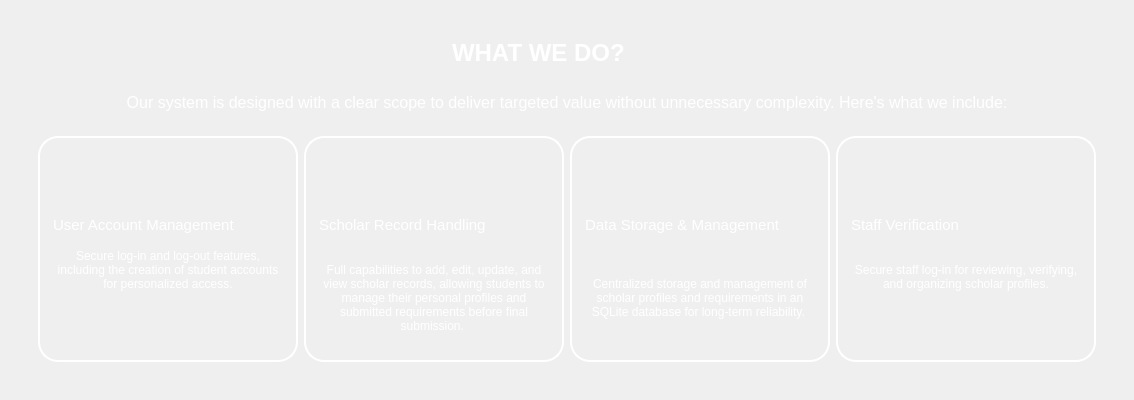
                <widget class="QWidget" name="widget_56" native="true">
                 <property name="minimumSize">
                  <size>
                   <width>0</width>
                   <height>400</height>
                  </size>
                 </property>
                 <property name="styleSheet">
                  <string notr="true">#widget_56 {
background-color: rgb(106, 198, 107);
}</string>
                 </property>
                 <layout class="QVBoxLayout" name="verticalLayout_67">
                  <item>
                   <widget class="QWidget" name="widget_66" native="true">
                    <layout class="QHBoxLayout" name="horizontalLayout_37">
                     <item>
                      <widget class="QWidget" name="widget_60" native="true">
                       <layout class="QVBoxLayout" name="verticalLayout_66">
                        <item>
                         <widget class="QWidget" name="widget_67" native="true">
                          <layout class="QHBoxLayout" name="horizontalLayout_38">
                           <item>
                            <widget class="QLabel" name="label_81">
                             <property name="minimumSize">
                              <size>
                               <width>230</width>
                               <height>30</height>
                              </size>
                             </property>
                             <property name="maximumSize">
                              <size>
                               <width>230</width>
                               <height>30</height>
                              </size>
                             </property>
                             <property name="font">
                              <font>
                               <pointsize>18</pointsize>
                               <weight>75</weight>
                               <bold>true</bold>
                              </font>
                             </property>
                             <property name="styleSheet">
                              <string notr="true">color: rgb(255, 255, 255);</string>
                             </property>
                             <property name="text">
                              <string>WHAT WE DO?</string>
                             </property>
                            </widget>
                           </item>
                          </layout>
                         </widget>
                        </item>
                        <item>
                         <widget class="QLabel" name="label_82">
                          <property name="font">
                           <font>
                            <pointsize>12</pointsize>
                           </font>
                          </property>
                          <property name="styleSheet">
                           <string notr="true">color: rgb(255, 255, 255);</string>
                          </property>
                          <property name="text">
                           <string>Our system is designed with a clear scope to deliver targeted value without unnecessary complexity. Here's what we include:</string>
                          </property>
                          <property name="alignment">
                           <set>Qt::AlignCenter</set>
                          </property>
                          <property name="wordWrap">
                           <bool>true</bool>
                          </property>
                         </widget>
                        </item>
                        <item>
                         <widget class="QWidget" name="widget_61" native="true">
                          <layout class="QHBoxLayout" name="horizontalLayout_36">
                           <item>
                            <widget class="QWidget" name="widget_62" native="true">
                             <property name="minimumSize">
                              <size>
                               <width>240</width>
                               <height>210</height>
                              </size>
                             </property>
                             <property name="maximumSize">
                              <size>
                               <width>260</width>
                               <height>230</height>
                              </size>
                             </property>
                             <property name="styleSheet">
                              <string notr="true">QWidget{
color:white;
border: 2px solid white;
border-radius: 20px;
}

QLabel {
color:white;
border: none;
}</string>
                             </property>
                             <layout class="QVBoxLayout" name="verticalLayout_62">
                              <property name="spacing">
                               <number>9</number>
                              </property>
                              <property name="leftMargin">
                               <number>15</number>
                              </property>
                              <property name="topMargin">
                               <number>15</number>
                              </property>
                              <property name="rightMargin">
                               <number>15</number>
                              </property>
                              <property name="bottomMargin">
                               <number>15</number>
                              </property>
                              <item>
                               <widget class="QLabel" name="label_83">
                                <property name="minimumSize">
                                 <size>
                                  <width>50</width>
                                  <height>50</height>
                                 </size>
                                </property>
                                <property name="maximumSize">
                                 <size>
                                  <width>50</width>
                                  <height>50</height>
                                 </size>
                                </property>
                                <property name="text">
                                 <string/>
                                </property>
                                <property name="pixmap">
                                 <pixmap resource="res.qrc">:/images/users-alt.png</pixmap>
                                </property>
                                <property name="scaledContents">
                                 <bool>true</bool>
                                </property>
                               </widget>
                              </item>
                              <item>
                               <widget class="QLabel" name="label_85">
                                <property name="minimumSize">
                                 <size>
                                  <width>230</width>
                                  <height>30</height>
                                 </size>
                                </property>
                                <property name="maximumSize">
                                 <size>
                                  <width>230</width>
                                  <height>30</height>
                                 </size>
                                </property>
                                <property name="font">
                                 <font>
                                  <pointsize>11</pointsize>
                                  <weight>50</weight>
                                  <bold>false</bold>
                                 </font>
                                </property>
                                <property name="text">
                                 <string>User Account Management</string>
                                </property>
                                <property name="wordWrap">
                                 <bool>true</bool>
                                </property>
                               </widget>
                              </item>
                              <item>
                               <widget class="QLabel" name="label_84">
                                <property name="font">
                                 <font>
                                  <pointsize>9</pointsize>
                                 </font>
                                </property>
                                <property name="text">
                                 <string>Secure log-in and log-out features, including the creation of student accounts for personalized access.  


 
</string>
                                </property>
                                <property name="alignment">
                                 <set>Qt::AlignCenter</set>
                                </property>
                                <property name="wordWrap">
                                 <bool>true</bool>
                                </property>
                               </widget>
                              </item>
                             </layout>
                            </widget>
                           </item>
                           <item>
                            <widget class="QWidget" name="widget_63" native="true">
                             <property name="minimumSize">
                              <size>
                               <width>240</width>
                               <height>210</height>
                              </size>
                             </property>
                             <property name="maximumSize">
                              <size>
                               <width>260</width>
                               <height>230</height>
                              </size>
                             </property>
                             <property name="styleSheet">
                              <string notr="true">QWidget{
color:white;
border: 2px solid white;
border-radius: 20px;
}

QLabel {
color:white;
border: none;
}</string>
                             </property>
                             <layout class="QVBoxLayout" name="verticalLayout_63">
                              <property name="spacing">
                               <number>9</number>
                              </property>
                              <property name="leftMargin">
                               <number>15</number>
                              </property>
                              <property name="topMargin">
                               <number>15</number>
                              </property>
                              <property name="rightMargin">
                               <number>15</number>
                              </property>
                              <property name="bottomMargin">
                               <number>15</number>
                              </property>
                              <item>
                               <widget class="QLabel" name="label_86">
                                <property name="minimumSize">
                                 <size>
                                  <width>50</width>
                                  <height>50</height>
                                 </size>
                                </property>
                                <property name="maximumSize">
                                 <size>
                                  <width>50</width>
                                  <height>50</height>
                                 </size>
                                </property>
                                <property name="text">
                                 <string/>
                                </property>
                                <property name="pixmap">
                                 <pixmap resource="res.qrc">:/images/student (2).png</pixmap>
                                </property>
                                <property name="scaledContents">
                                 <bool>true</bool>
                                </property>
                               </widget>
                              </item>
                              <item>
                               <widget class="QLabel" name="label_87">
                                <property name="minimumSize">
                                 <size>
                                  <width>230</width>
                                  <height>30</height>
                                 </size>
                                </property>
                                <property name="maximumSize">
                                 <size>
                                  <width>230</width>
                                  <height>30</height>
                                 </size>
                                </property>
                                <property name="font">
                                 <font>
                                  <pointsize>11</pointsize>
                                  <weight>50</weight>
                                  <bold>false</bold>
                                 </font>
                                </property>
                                <property name="text">
                                 <string>Scholar Record Handling</string>
                                </property>
                                <property name="wordWrap">
                                 <bool>true</bool>
                                </property>
                               </widget>
                              </item>
                              <item>
                               <widget class="QLabel" name="label_88">
                                <property name="font">
                                 <font>
                                  <pointsize>9</pointsize>
                                 </font>
                                </property>
                                <property name="text">
                                 <string>Full capabilities to add, edit, update, and view scholar records, allowing students to manage their personal profiles and submitted requirements before final submission. </string>
                                </property>
                                <property name="alignment">
                                 <set>Qt::AlignCenter</set>
                                </property>
                                <property name="wordWrap">
                                 <bool>true</bool>
                                </property>
                               </widget>
                              </item>
                             </layout>
                            </widget>
                           </item>
                           <item>
                            <widget class="QWidget" name="widget_64" native="true">
                             <property name="minimumSize">
                              <size>
                               <width>240</width>
                               <height>210</height>
                              </size>
                             </property>
                             <property name="maximumSize">
                              <size>
                               <width>260</width>
                               <height>230</height>
                              </size>
                             </property>
                             <property name="styleSheet">
                              <string notr="true">QWidget{
color:white;
border: 2px solid white;
border-radius: 20px;
}

QLabel {
color:white;
border: none;
}</string>
                             </property>
                             <layout class="QVBoxLayout" name="verticalLayout_64">
                              <property name="spacing">
                               <number>9</number>
                              </property>
                              <property name="leftMargin">
                               <number>15</number>
                              </property>
                              <property name="topMargin">
                               <number>15</number>
                              </property>
                              <property name="rightMargin">
                               <number>15</number>
                              </property>
                              <property name="bottomMargin">
                               <number>15</number>
                              </property>
                              <item>
                               <widget class="QLabel" name="label_89">
                                <property name="minimumSize">
                                 <size>
                                  <width>50</width>
                                  <height>50</height>
                                 </size>
                                </property>
                                <property name="maximumSize">
                                 <size>
                                  <width>50</width>
                                  <height>50</height>
                                 </size>
                                </property>
                                <property name="text">
                                 <string/>
                                </property>
                                <property name="pixmap">
                                 <pixmap resource="res.qrc">:/images/notes.png</pixmap>
                                </property>
                                <property name="scaledContents">
                                 <bool>true</bool>
                                </property>
                               </widget>
                              </item>
                              <item>
                               <widget class="QLabel" name="label_90">
                                <property name="minimumSize">
                                 <size>
                                  <width>230</width>
                                  <height>30</height>
                                 </size>
                                </property>
                                <property name="maximumSize">
                                 <size>
                                  <width>230</width>
                                  <height>30</height>
                                 </size>
                                </property>
                                <property name="font">
                                 <font>
                                  <pointsize>11</pointsize>
                                  <weight>50</weight>
                                  <bold>false</bold>
                                 </font>
                                </property>
                                <property name="text">
                                 <string>Data Storage &amp; Management</string>
                                </property>
                                <property name="wordWrap">
                                 <bool>true</bool>
                                </property>
                               </widget>
                              </item>
                              <item>
                               <widget class="QLabel" name="label_91">
                                <property name="font">
                                 <font>
                                  <pointsize>9</pointsize>
                                 </font>
                                </property>
                                <property name="text">
                                 <string>Centralized storage and management of scholar profiles and requirements in an SQLite database for long-term reliability. </string>
                                </property>
                                <property name="alignment">
                                 <set>Qt::AlignCenter</set>
                                </property>
                                <property name="wordWrap">
                                 <bool>true</bool>
                                </property>
                               </widget>
                              </item>
                             </layout>
                            </widget>
                           </item>
                           <item>
                            <widget class="QWidget" name="widget_65" native="true">
                             <property name="minimumSize">
                              <size>
                               <width>240</width>
                               <height>210</height>
                              </size>
                             </property>
                             <property name="maximumSize">
                              <size>
                               <width>260</width>
                               <height>230</height>
                              </size>
                             </property>
                             <property name="styleSheet">
                              <string notr="true">QWidget{
color:white;
border: 2px solid white;
border-radius: 20px;
}

QLabel {
color:white;
border: none;
}</string>
                             </property>
                             <layout class="QVBoxLayout" name="verticalLayout_65">
                              <property name="spacing">
                               <number>9</number>
                              </property>
                              <property name="leftMargin">
                               <number>15</number>
                              </property>
                              <property name="topMargin">
                               <number>15</number>
                              </property>
                              <property name="rightMargin">
                               <number>15</number>
                              </property>
                              <property name="bottomMargin">
                               <number>15</number>
                              </property>
                              <item>
                               <widget class="QLabel" name="label_92">
                                <property name="minimumSize">
                                 <size>
                                  <width>50</width>
                                  <height>50</height>
                                 </size>
                                </property>
                                <property name="maximumSize">
                                 <size>
                                  <width>50</width>
                                  <height>50</height>
                                 </size>
                                </property>
                                <property name="text">
                                 <string/>
                                </property>
                                <property name="pixmap">
                                 <pixmap resource="res.qrc">:/images/check.png</pixmap>
                                </property>
                                <property name="scaledContents">
                                 <bool>true</bool>
                                </property>
                               </widget>
                              </item>
                              <item>
                               <widget class="QLabel" name="label_93">
                                <property name="minimumSize">
                                 <size>
                                  <width>230</width>
                                  <height>30</height>
                                 </size>
                                </property>
                                <property name="maximumSize">
                                 <size>
                                  <width>230</width>
                                  <height>30</height>
                                 </size>
                                </property>
                                <property name="font">
                                 <font>
                                  <pointsize>11</pointsize>
                                  <weight>50</weight>
                                  <bold>false</bold>
                                 </font>
                                </property>
                                <property name="text">
                                 <string>Staff Verification</string>
                                </property>
                                <property name="wordWrap">
                                 <bool>true</bool>
                                </property>
                               </widget>
                              </item>
                              <item>
                               <widget class="QLabel" name="label_94">
                                <property name="font">
                                 <font>
                                  <pointsize>9</pointsize>
                                 </font>
                                </property>
                                <property name="text">
                                 <string>Secure staff log-in for reviewing, verifying, and organizing scholar profiles. 

 
</string>
                                </property>
                                <property name="alignment">
                                 <set>Qt::AlignCenter</set>
                                </property>
                                <property name="wordWrap">
                                 <bool>true</bool>
                                </property>
                               </widget>
                              </item>
                             </layout>
                            </widget>
                           </item>
                          </layout>
                         </widget>
                        </item>
                       </layout>
                      </widget>
                     </item>
                    </layout>
                   </widget>
                  </item>
                 </layout>
                </widget>
